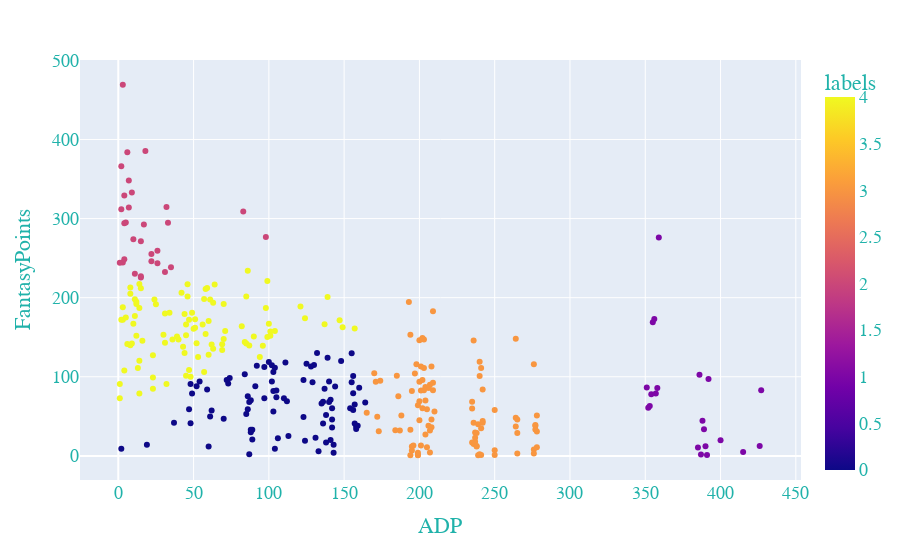
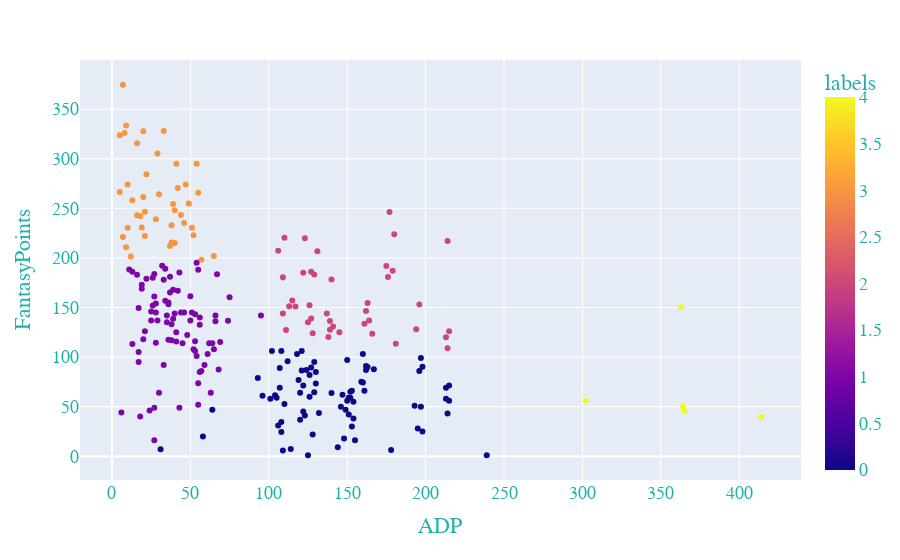
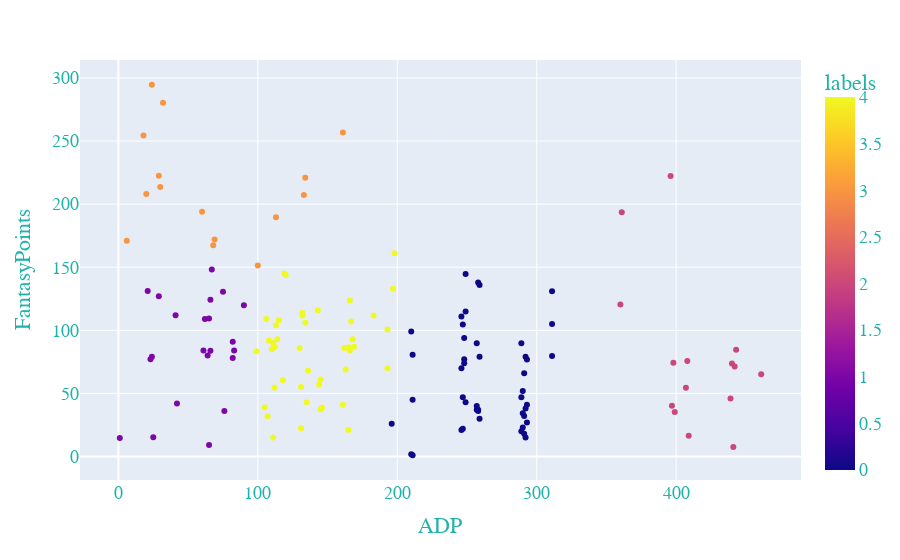
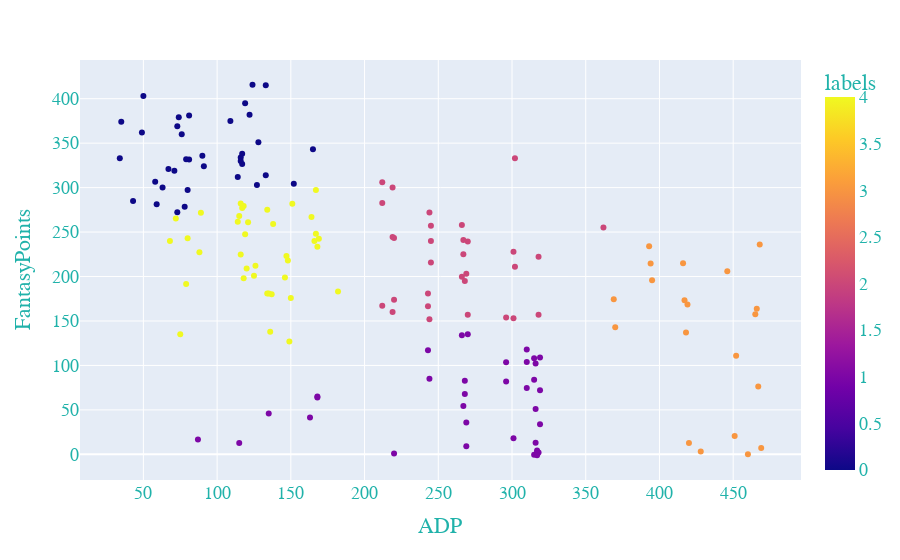

Notebook code cell kept with these figures, in order:
### Code cell
plotKmeans(aggData, position="RB", clusters=5)
plotKmeans(aggData, position="WR", clusters=5)
plotKmeans(aggData, position="TE", clusters=5)
plotKmeans(aggData, position="QB", clusters=5)

### Figure 1 — Plotly figure (JSON) as saved in the notebook; plotly's stock layout.template omitted (floating-point values rounded to 4 significant figures; data arrays with more than 128 entries replaced by an {"elided": "..."} marker saying what was removed)
{"data": [{"customdata": {"elided": "333x1 str values"}, "hovertemplate": "ADP=%{x}<br>FantasyPoints=%{y}<br>Player=%{customdata[0]}<br>labels=%{marker.color}<extra></extra>", "legendgroup": "", "marker": {"color": {"elided": "333 int values"}, "coloraxis": "coloraxis", "symbol": "circle"}, "mode": "markers", "name": "", "orientation": "v", "showlegend": false, "type": "scatter", "x": {"elided": "333 int values"}, "xaxis": "x", "y": {"elided": "333 float values"}, "yaxis": "y"}], "layout": {"coloraxis": {"colorbar": {"title": {"text": "labels"}}, "colorscale": [[0, "#0d0887"], [0.1111, "#46039f"], [0.2222, "#7201a8"], [0.3333, "#9c179e"], [0.4444, "#bd3786"], [0.5556, "#d8576b"], [0.6667, "#ed7953"], [0.7778, "#fb9f3a"], [0.8889, "#fdca26"], [1, "#f0f921"]]}, "font": {"color": "LightSeaGreen", "family": "sans serif", "size": 18}, "legend": {"tracegroupgap": 0}, "margin": {"t": 60}, "xaxis": {"anchor": "y", "domain": [0, 1], "title": {"text": "ADP"}}, "yaxis": {"anchor": "x", "domain": [0, 1], "title": {"text": "FantasyPoints"}}}}

### Figure 2 — Plotly figure (JSON) as saved in the notebook; plotly's stock layout.template omitted (floating-point values rounded to 4 significant figures; data arrays with more than 128 entries replaced by an {"elided": "..."} marker saying what was removed)
{"data": [{"customdata": {"elided": "250x1 str values"}, "hovertemplate": "ADP=%{x}<br>FantasyPoints=%{y}<br>Player=%{customdata[0]}<br>labels=%{marker.color}<extra></extra>", "legendgroup": "", "marker": {"color": {"elided": "250 int values"}, "coloraxis": "coloraxis", "symbol": "circle"}, "mode": "markers", "name": "", "orientation": "v", "showlegend": false, "type": "scatter", "x": {"elided": "250 int values"}, "xaxis": "x", "y": {"elided": "250 float values"}, "yaxis": "y"}], "layout": {"coloraxis": {"colorbar": {"title": {"text": "labels"}}, "colorscale": [[0, "#0d0887"], [0.1111, "#46039f"], [0.2222, "#7201a8"], [0.3333, "#9c179e"], [0.4444, "#bd3786"], [0.5556, "#d8576b"], [0.6667, "#ed7953"], [0.7778, "#fb9f3a"], [0.8889, "#fdca26"], [1, "#f0f921"]]}, "font": {"color": "LightSeaGreen", "family": "sans serif", "size": 18}, "legend": {"tracegroupgap": 0}, "margin": {"t": 60}, "xaxis": {"anchor": "y", "domain": [0, 1], "title": {"text": "ADP"}}, "yaxis": {"anchor": "x", "domain": [0, 1], "title": {"text": "FantasyPoints"}}}}

### Figure 3 — Plotly figure (JSON) as saved in the notebook; plotly's stock layout.template omitted (floating-point values rounded to 4 significant figures; data arrays with more than 128 entries replaced by an {"elided": "..."} marker saying what was removed)
{"data": [{"customdata": {"elided": "141x1 str values"}, "hovertemplate": "ADP=%{x}<br>FantasyPoints=%{y}<br>Player=%{customdata[0]}<br>labels=%{marker.color}<extra></extra>", "legendgroup": "", "marker": {"color": {"elided": "141 int values"}, "coloraxis": "coloraxis", "symbol": "circle"}, "mode": "markers", "name": "", "orientation": "v", "showlegend": false, "type": "scatter", "x": {"elided": "141 int values"}, "xaxis": "x", "y": {"elided": "141 float values"}, "yaxis": "y"}], "layout": {"coloraxis": {"colorbar": {"title": {"text": "labels"}}, "colorscale": [[0, "#0d0887"], [0.1111, "#46039f"], [0.2222, "#7201a8"], [0.3333, "#9c179e"], [0.4444, "#bd3786"], [0.5556, "#d8576b"], [0.6667, "#ed7953"], [0.7778, "#fb9f3a"], [0.8889, "#fdca26"], [1, "#f0f921"]]}, "font": {"color": "LightSeaGreen", "family": "sans serif", "size": 18}, "legend": {"tracegroupgap": 0}, "margin": {"t": 60}, "xaxis": {"anchor": "y", "domain": [0, 1], "title": {"text": "ADP"}}, "yaxis": {"anchor": "x", "domain": [0, 1], "title": {"text": "FantasyPoints"}}}}

### Figure 4 — Plotly figure (JSON) as saved in the notebook; plotly's stock layout.template omitted (floating-point values rounded to 4 significant figures; data arrays with more than 128 entries replaced by an {"elided": "..."} marker saying what was removed)
{"data": [{"customdata": {"elided": "160x1 str values"}, "hovertemplate": "ADP=%{x}<br>FantasyPoints=%{y}<br>Player=%{customdata[0]}<br>labels=%{marker.color}<extra></extra>", "legendgroup": "", "marker": {"color": {"elided": "160 int values"}, "coloraxis": "coloraxis", "symbol": "circle"}, "mode": "markers", "name": "", "orientation": "v", "showlegend": false, "type": "scatter", "x": {"elided": "160 int values"}, "xaxis": "x", "y": {"elided": "160 float values"}, "yaxis": "y"}], "layout": {"coloraxis": {"colorbar": {"title": {"text": "labels"}}, "colorscale": [[0, "#0d0887"], [0.1111, "#46039f"], [0.2222, "#7201a8"], [0.3333, "#9c179e"], [0.4444, "#bd3786"], [0.5556, "#d8576b"], [0.6667, "#ed7953"], [0.7778, "#fb9f3a"], [0.8889, "#fdca26"], [1, "#f0f921"]]}, "font": {"color": "LightSeaGreen", "family": "sans serif", "size": 18}, "legend": {"tracegroupgap": 0}, "margin": {"t": 60}, "xaxis": {"anchor": "y", "domain": [0, 1], "title": {"text": "ADP"}}, "yaxis": {"anchor": "x", "domain": [0, 1], "title": {"text": "FantasyPoints"}}}}
